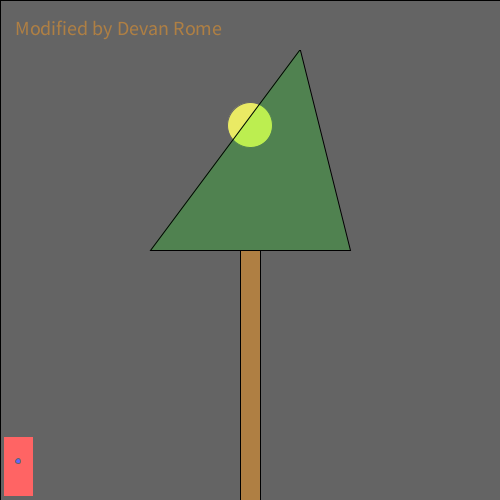
Frame 1 (no input)
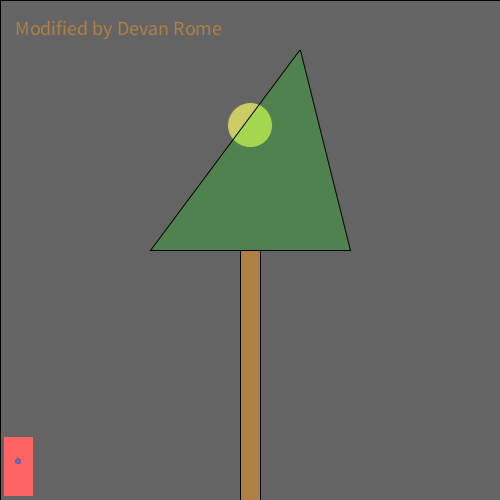
Frame 60 (the mouse pressed at the canvas centre just before this capture)
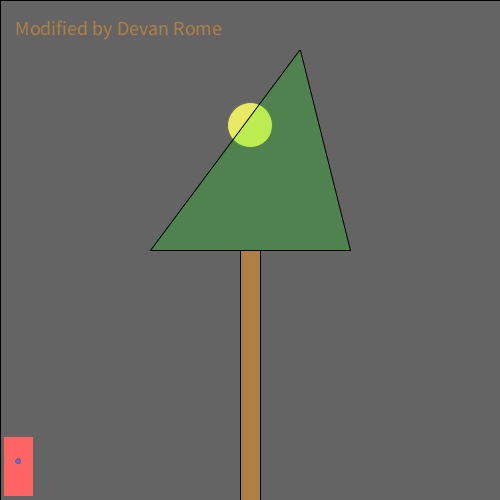
Frame 120 (the mouse held since frame 60 and released just before this capture)

The Processing sketch that drew these frames (run headless with seeded random() and noise(); from frame 60 on, the mouse is pressed at the canvas centre):

// Processing sketch: processing_160201
// ── processing_160201.pde

/*
  Norm Krumpe
  September 22, 2012
  Models a light that is triggered by motion (in this case, motion
  of the mouse).  The light also has a timer.  So, motion turns on the
  light, but a certain amount of time passing with no motion will
  cause the light to turn off again.
*/

// How close you need to get to the
// light sensor in order to turn on
// the light.  Higher values make it
// easier to trigger the light.  Distance
// is measured in pixels.
final int TRIGGER_DISTANCE = 50;


// The location of the sensor:
final int SWITCH_CENTER_X = 18;
final int SWITCH_CENTER_Y = 461;

// seconds until light shuts off automatically when there is no motion
final float SECONDS_UNTIL_AUTO_SHUTOFF = 10; 

// Light will initially be on because of this next value.
// Want the light off initially?  
// Set this to something less than SECONDS_UNTIL_AUTO_SHUTOFF
float timeOfLastTrigger = 0; 
boolean revealTriggerRegion = false;

// Just choose a window size
void setup() {
  size(500, 500);
}

// Each time the mouse moves, check to see
// if it triggered the motion sensor
void mouseMoved() {
  if (motionSensorWasTriggered()) {
    timeOfLastTrigger = millis()/1000.0;
  }
}

// When a key is pressed, toggle the "cheat" that
// reveals the motion sensor's trigger region.
void keyPressed() {
  revealTriggerRegion = !revealTriggerRegion;
}

// Draw the various parts of the scene
void draw() {
  background(0);

  drawLightSwitch();
  drawLamp();  
  drawTriggerRegion();
  textSize(20);
text("Modified by Devan Rome", 15,35); 
}

// Draws all components of the lamp
void drawLamp() {
  drawLight();
  fill(0, 255, 0, 50);
  quad(299, 50, 300, 50, 350, 250, 150, 250);
  fill(175, 127, 67);
  rect(240, 250, 20, 250);
}

// How the light gets drawn depends on whether
// the lightbulb is lit.
void drawLight() {

  if (secondsSinceLastTrigger() < SECONDS_UNTIL_AUTO_SHUTOFF) {
    // If the light is on:
    int strength = (int)random(156, 256);
    fill(strength, strength, 0);
    ellipse(250, 125, 45, 45);
    fill(255, 100);
    rect(0, 0, width, height);
  }

  else {
    // Light is off:
    fill(10, 10, 0);
    ellipse(250, 125, 45, 45);
  }
}

// Draw the light switch/sensor
void drawLightSwitch() {
  fill(255, 0, 0);
  rect(SWITCH_CENTER_X - 15, SWITCH_CENTER_Y - 25, 30, 60);
  fill(0,0,255);
  ellipse(SWITCH_CENTER_X, SWITCH_CENTER_Y, 5, 5);
}

// Return true if the mouse triggered the sensor
boolean motionSensorWasTriggered() {
  return distanceFromLightSwitch() < TRIGGER_DISTANCE;
}

// Compute the distance between the mouse and the sensor
float distanceFromLightSwitch() {  
  return dist(mouseX, mouseY, SWITCH_CENTER_X, SWITCH_CENTER_Y);
}

// Determine how long it has been since the motion sensor
// was last turned on.
float secondsSinceLastTrigger() {
  return millis()/1000.0 - timeOfLastTrigger;
}

// Show a "cheat" region so that you know where the mouse
// needs to go in order to trigger the light sensor
void drawTriggerRegion() {
  if (revealTriggerRegion) {
    fill(255, 25);
    ellipse(SWITCH_CENTER_X, SWITCH_CENTER_Y, 
    TRIGGER_DISTANCE * 2, TRIGGER_DISTANCE * 2);
  }
}
